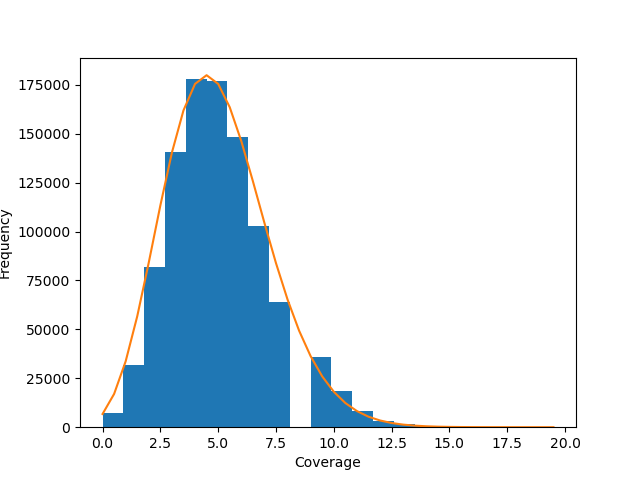

This figure's Python source:
#!usr/bin/env python

import random
import matplotlib.pyplot as plt
import scipy.stats
import numpy as np

reads=50000

coverage=[0]*1000000
for i in range(1,50000):
    start=random.randint(0,999901)
    for j in range(0,100):
        coverage[start+j]+=1

x=np.arange(0,20,0.5)
poisson_counts=scipy.stats.poisson.pmf(x,5)*1000000
fig, ax=plt.subplots()
ax.hist(coverage, bins=20)
ax.plot(x, poisson_counts)
ax.set_xlabel("Coverage")
ax.set_ylabel("Frequency")
fig.savefig("ex1-2.png")
plt.close(fig)

count=0
for k in coverage:
    if k==0:
        count +=1
        
print(count)